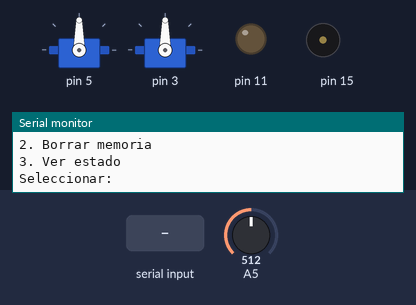
Recording of a sketch running on a simulated Arduino Uno, built with avr-gcc and run on an emulated ATmega328P. Parts: 2 × servo, output pins drawn as LEDs (lit = HIGH), buzzer (waves = sounding), the last lines printed to the serial monitor. Inputs (shaded band) come from the test bench; at power-on: A5 = 512. EEPROM starts erased.

Above: at 1.5 s.
1.6 s: "90,45\n" received over Serial
At 2.0 s:
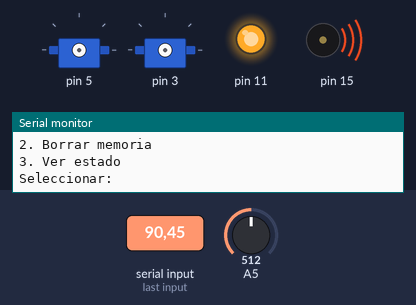
At 2.7 s:
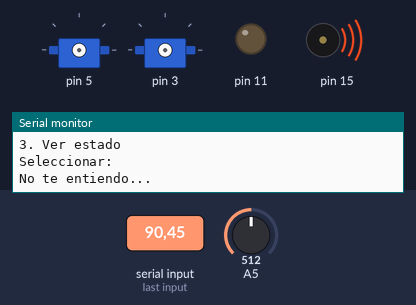
4.3 s: A5 set to 28
7.3 s: A5 set to 21
8.8 s: "1\n" received over Serial
At 9.3 s:
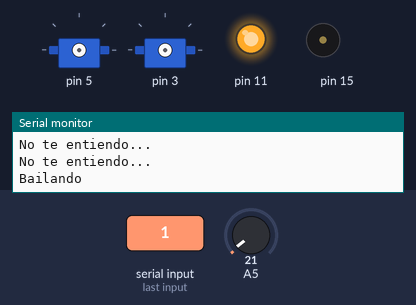
11.8 s: "30,150\n" received over Serial
Timing chart, 0 to 15.8 s (numbered marks = the images above; inputs shaded):
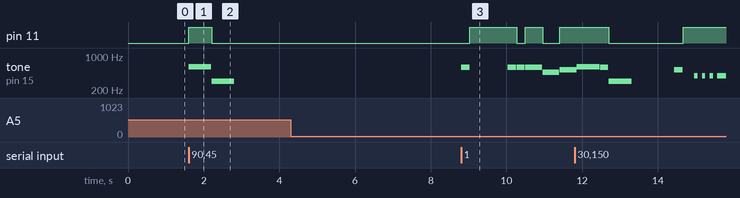

The sketch:

Cartonbot.ino
```cpp
#include <EEPROM.h>

#include <Servo.h>
#include <Sonido.h>
#include <FabricaPiezas.h>
#include <Ojo.h>
#include <CodificadorMorse.h>
#include <Brazo.h>
#include <Boca.h>
#include <FobiaOscuridad.h>
#include <Pasivo.h>
#include <Baile.h>

/****************************************/
/*************** CARTONBOT **************/
/****************************************/
/* Autor: Diego de los Reyes Rodríguez. */
/****************************************/

/** VARIABLES **/

//Fábrica de las partes del robot.
FabricaPiezas fabrica;

//Habilidad de baile
Baile baile;

//Habilidad pasiva
Pasivo pasivo;

//Instinto de fobia a la oscuridad.
FobiaOscuridad fobiaOscuridad;

//Orden recibida por el puerto serial.
int orden = 0;

//Indica si el robot está bailando.
bool bailando = false;

/** FUNCIONES ARDUINO **/

/**
 * Se ejecuta al arrancar el programa.
 */
void setup() {
  Serial.begin(9600);

  //Inicializamos todos los parámetros.
  fabrica = FabricaPiezas();

    //re' re' re' re' si# do' re' do' re'
  int melodia[] = {RE_5,    RE_5,    RE_5,    RE_5,  LA_SI_4, DO_5,  RE_5,    SILENCIO,    DO_5,    RE_5};
  int figuras[] = {CORCHEA, CORCHEA, CORCHEA, NEGRA, NEGRA,   NEGRA, CORCHEA, SEMICORCHEA, CORCHEA, BLANCA};
  int numnotas = 10;

  Ojo ojo = fabrica.crearOjo();
  Boca boca = fabrica.crearBoca();
  Brazo brazoDcho = fabrica.crearBrazoDerecho();
  Brazo brazoIzdo = fabrica.crearBrazoIzquierdo();

  baile.asignarPiezas(ojo, boca, brazoDcho, brazoIzdo);
  fobiaOscuridad.asignarPiezas(ojo, boca, brazoDcho, brazoIzdo);
  pasivo.asignarPiezas(ojo, boca, brazoDcho, brazoIzdo);

  baile.asignar(melodia, figuras, numnotas);

  //Menú
  Serial.println("1. Bailar");
  Serial.println("2. Borrar memoria");
  Serial.println("3. Ver estado");
  Serial.println("Seleccionar: ");
}

/**
 * Bucle infinito de ejecución.
 */
void loop() {
  //Si hay miedo, no hacemos nada más, ignoramos todo.
  if(!fobiaOscuridad.ejecutar()){
    obtenerOrden();
    ejecutarOrden();
    comprobarBaile();
  }
}

/**
 * Recibe la orden del serial.
 */
void obtenerOrden(){
  //Recibimos la orden.
  if (Serial.available() > 0) {
    orden = Serial.parseInt();
  }else{
    orden = 0;
  }
}

/**
 * Ejecuta la orden recibida.
 */
void ejecutarOrden(){
    //Ejecutamos la orden.
    switch(orden){
      case 0:
        //No se ha recibido nada.
        break;
      case 1:
        Serial.println("Bailando");
        bailando = true;
        break;
      case 2:
        //Si recibimos un 2, borramos la memoria.
        fobiaOscuridad.eliminarMemoria();
        Serial.println("No me acuerdo de nada...");
        break;
      case 3:
        Serial.print("Fobia a la oscuridad: ");
        Serial.print(fobiaOscuridad.getMiedo());
        Serial.println("%");
        break;
      default:
        //Se ejecuta cuando se recibe una orden desconocida.
          pasivo.ejecutar();
          Serial.println("No te entiendo...");
     }
}

/**
 * Comprueba si se está ejecutando el baile.
 */
void comprobarBaile(){
   //Si la orden era baile, bailamos.
   if(bailando){
    if(baile.ejecutar()){
      bailando = true;
    }else{
      baile.rebobinar();
      bailando = false;
    }
  }
}
```

Measured:
- after the input at 1.6 s, pin 11: LOW → HIGH at once, → LOW 0.61 s later; tone on pin 15: silent → 600 Hz at once, → silent 0.60 s later, → 300 Hz 0.01 s later, → silent 0.60 s later
- after the input at 4.3 s, every drawn part: stays the same
- after the input at 7.3 s, every drawn part: stays the same
- after the input at 8.8 s, pin 11: goes HIGH 1.2 s, LOW 0.23 s, HIGH 0.45 s, LOW 0.45 s, then HIGH, starting after 0.23 s; tone on pin 15: plays 587 Hz for 0.22 s, 587 Hz for 0.22 s, 587 Hz for 0.22 s, 587 Hz for 0.44 s, 466 Hz for 0.44 s, 523 Hz for 0.39 s, starting at once
